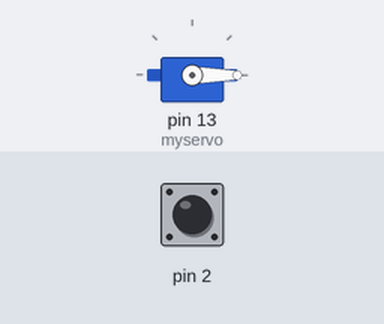
Bench run of a sketch on a simulated Arduino Uno, built with avr-gcc and run on an emulated ATmega328P. Parts: servo. The test bench sets the inputs (shaded band); at power-on: pin 2 HIGH. What the sketch prints to the serial monitor is not drawn.

Above: at 1.2 s.
1.3 s: pin 2 driven LOW
At 2.3 s:
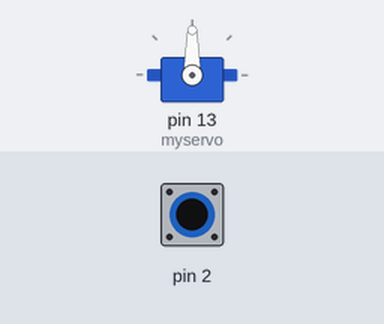
3.0 s: pin 2 pulsed HIGH 5 times (0.12 s each, 0.3 s apart)
At 4.8 s:
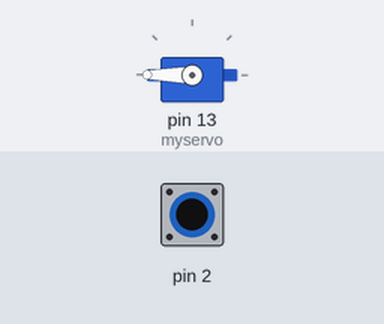
Timing chart, 0 to 6.3 s (numbered marks = the images above; inputs shaded):
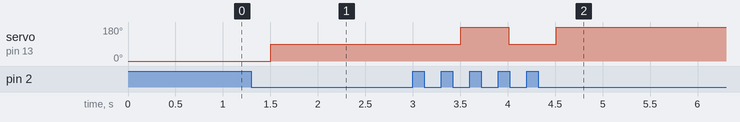

Measured:
- after the input at 1.3 s, servo on pin 13 (myservo): 0° → 90° after 0.20 s
- after the input at 3.0 s, servo on pin 13 (myservo): 90° → 180° after 0.51 s, → 90° 0.50 s later, → 180° 0.50 s later

The sketch:

hw.ino
```cpp
#include <Servo.h>

Servo myservo;

const int duration = 150;  // 튕김방지용
unsigned long pre = 0;  // 이전
unsigned long cur = 0;  // 지금
unsigned long last = 0;  // 마지막

int cnt = 0;

const int checkTime = 500; // 클릭판단

void servoISR()
{
  long cur2 = millis();

  if (cur2 - pre >= duration)
  {
    pre = cur2;
    cnt++;
  }
}

void setup()
{
  attachInterrupt(0, servoISR, FALLING);
  myservo.attach(13);
  myservo.write(0);
  Serial.begin(9600);
}

void loop()
{
  cur = millis();

  if (cur - last > checkTime)
  {
    if (cnt == 1)
    {
      myservo.write(90);
      Serial.println("90도");
    }
    else if (cnt == 2)
    {
      myservo.write(180);
      Serial.println("180도");
    }
    cnt = 0;
    last = cur;
  }
}
```
